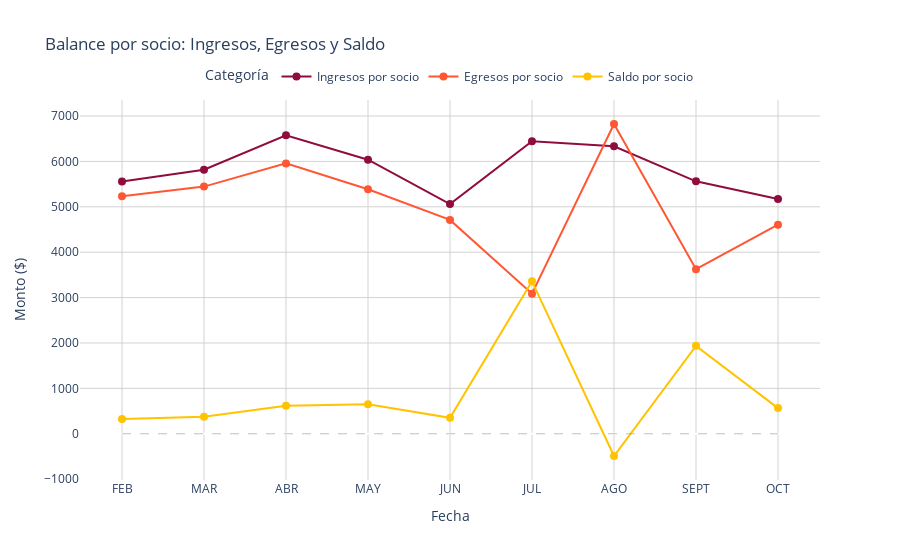

Notebook cell for this chart:
### Code cell
# Crear la figura con las tres series de tiempo en el mismo gráfico
fig = go.Figure()

# Ingresos
fig.add_trace(go.Scatter(
    x=ingresos_egresos_v['FECHA'], 
    y=ingresos_egresos_v['INGRESOS POR SOCIO'], 
    mode='lines+markers',
    line=dict(color='#900C3F', width=2), 
    marker=dict(size=8, color='#900C3F', symbol='circle'),
    name='Ingresos por socio'
))

# Egresos
fig.add_trace(go.Scatter(
    x=ingresos_egresos_v['FECHA'], 
    y=ingresos_egresos_v['EGRESOS POR SOCIO'], 
    mode='lines+markers',
    line=dict(color='#FF5733', width=2), 
    marker=dict(size=8, color='#FF5733', symbol='circle'),
    name='Egresos por socio'
))

# Saldo Acumulado
fig.add_trace(go.Scatter(
    x=ingresos_egresos_v['FECHA'], 
    y=ingresos_egresos_v['SALDO POR SOCIO'], 
    mode='lines+markers',
    line=dict(color='#FFC300', width=2),  
    marker=dict(size=8, color='#FFC300', symbol='circle'),
    name='Saldo por socio'
))

# Línea punteada en Y = 0 (ahora usando el rango extendido del eje X)
fig.add_shape(
    type="line",
    x0="FEB", x1="OCT",  # Ajustar manualmente para que cubra todo el rango
    y0=0, y1=0,
    line=dict(color="grey", width=0.5, dash="dash"),
)

# Configuración del diseño
fig.update_layout(
    title='Balance por socio: Ingresos, Egresos y Saldo',
    xaxis_title='Fecha',
    yaxis_title='Monto ($)',
    plot_bgcolor='white',
    hovermode='x unified',
    legend=dict(title='Categoría', orientation='h', x=0.5, xanchor='center', y=1.1)
)

# Configurar los ejes
fig.update_xaxes(showgrid=True, gridcolor='lightgrey', tickformat='%b %Y')
fig.update_yaxes(showgrid=True, gridcolor='lightgrey')

# Mostrar el gráfico
fig.show()
pio.write_html(fig, 'Balance_por_socio_v.html', auto_open=True)

### Figure 1 — Plotly figure (JSON) as saved in the notebook; plotly's stock layout.template omitted (floating-point values rounded to 4 significant figures)
{"data": [{"line": {"color": "#900C3F", "width": 2}, "marker": {"color": "#900C3F", "size": 8, "symbol": "circle"}, "mode": "lines+markers", "name": "Ingresos por socio", "type": "scatter", "x": ["FEB", "MAR", "ABR", "MAY", "JUN", "JUL", "AGO", "SEPT", "OCT"], "y": [5557.0, 5818.0, 6576.0, 6038.0, 5062.0, 6443.0, 6334.0, 5562.0, 5172.0]}, {"line": {"color": "#FF5733", "width": 2}, "marker": {"color": "#FF5733", "size": 8, "symbol": "circle"}, "mode": "lines+markers", "name": "Egresos por socio", "type": "scatter", "x": ["FEB", "MAR", "ABR", "MAY", "JUN", "JUL", "AGO", "SEPT", "OCT"], "y": [5230.0, 5445.0, 5957.0, 5388.0, 4711.0, 3085.0, 6824.0, 3626.0, 4607.0]}, {"line": {"color": "#FFC300", "width": 2}, "marker": {"color": "#FFC300", "size": 8, "symbol": "circle"}, "mode": "lines+markers", "name": "Saldo por socio", "type": "scatter", "x": ["FEB", "MAR", "ABR", "MAY", "JUN", "JUL", "AGO", "SEPT", "OCT"], "y": [327.2, 372.7, 619.2, 649.8, 351.0, 3358.0, -490.3, 1936.0, 564.7]}], "layout": {"hovermode": "x unified", "legend": {"orientation": "h", "title": {"text": "Categoría"}, "x": 0.5, "xanchor": "center", "y": 1.1}, "plot_bgcolor": "white", "shapes": [{"line": {"color": "grey", "dash": "dash", "width": 0.5}, "type": "line", "x0": "FEB", "x1": "OCT", "y0": 0, "y1": 0}], "title": {"text": "Balance por socio: Ingresos, Egresos y Saldo"}, "xaxis": {"gridcolor": "lightgrey", "showgrid": true, "tickformat": "%b %Y", "title": {"text": "Fecha"}}, "yaxis": {"gridcolor": "lightgrey", "showgrid": true, "title": {"text": "Monto ($)"}}}}
